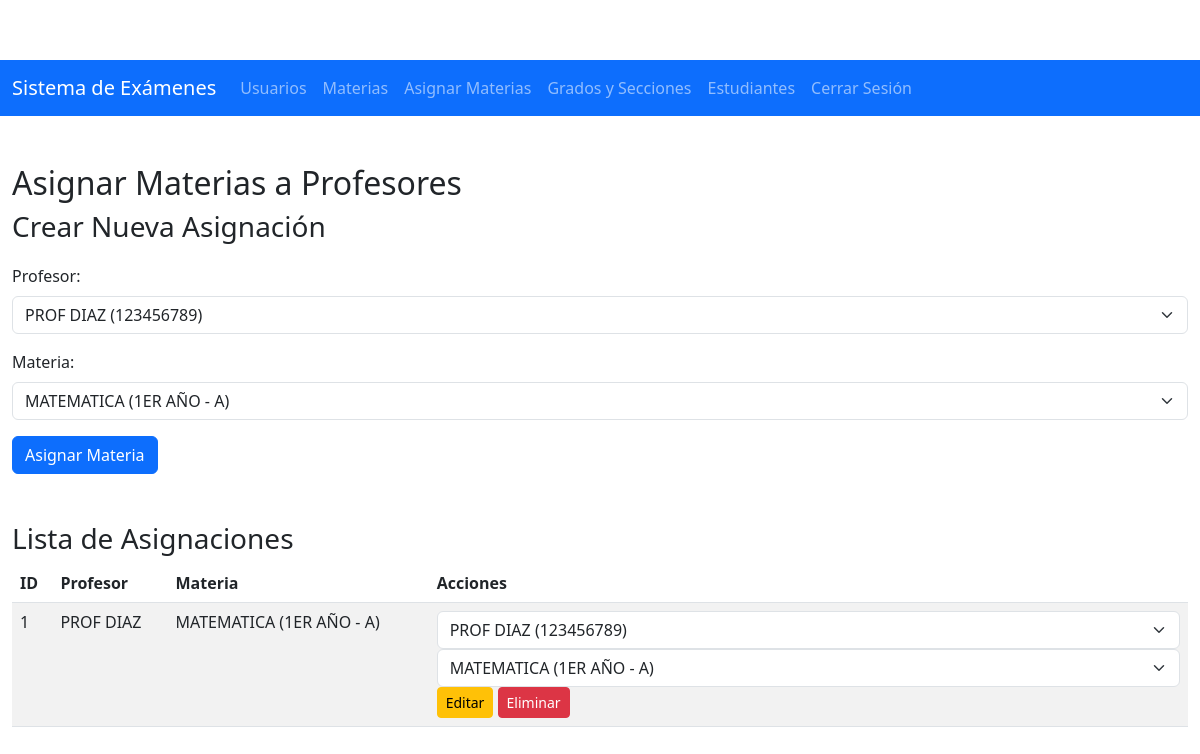
The page /asignar_materias.php (signed in) on the database its author committed.
### tables this page shows
CREATE TABLE `profesor_materias` (
  `id_profesor_materia` int(11) NOT NULL,
  `id_profesor` int(11) NOT NULL,
  `id_materia` int(11) NOT NULL
);

CREATE TABLE `usuarios` (
  `id_usuario` int(11) NOT NULL,
  `nombre_usuario` varchar(100) NOT NULL,
  `contrasena_hash` varchar(255) NOT NULL,
  `id_rol` int(11) NOT NULL,
  `primer_nombre` varchar(50) NOT NULL,
  `segundo_nombre` varchar(50) DEFAULT NULL,
  `primer_apellido` varchar(50) NOT NULL,
  `segundo_apellido` varchar(50) DEFAULT NULL,
  `fecha_nacimiento` date NOT NULL,
  `correo` varchar(100) NOT NULL,
  `telefono` varchar(15) DEFAULT NULL,
  `activo` tinyint(1) NOT NULL DEFAULT 1
);

CREATE TABLE `materias` (
  `id_materia` int(11) NOT NULL,
  `nombre_materia` varchar(100) NOT NULL,
  `id_grado` int(11) NOT NULL,
  `id_seccion` int(11) NOT NULL
);

CREATE TABLE `grados` (
  `id_grado` int(11) NOT NULL,
  `nombre_grado` varchar(50) NOT NULL
);

CREATE TABLE `secciones` (
  `id_seccion` int(11) NOT NULL,
  `nombre_seccion` varchar(50) NOT NULL,
  `id_grado` int(11) NOT NULL
);

### asignar_materias.php (the view, shortened to what this page needs)
<?php
require_once 'includes/db.php';
require_once 'includes/menu.php';
$stmtProfesores = $pdo->query("SELECT id_usuario, nombre_usuario, primer_nombre, primer_apellido
                               FROM usuarios
                               WHERE id_rol = 2");
$profesores = $stmtProfesores->fetchAll(PDO::FETCH_ASSOC);
$stmtMaterias = $pdo->query("SELECT m.id_materia, m.nombre_materia, g.nombre_grado, s.nombre_seccion
                             FROM materias m
                             JOIN grados g ON m.id_grado = g.id_grado
                             JOIN secciones s ON m.id_seccion = s.id_seccion");
$materias = $stmtMaterias->fetchAll(PDO::FETCH_ASSOC);
$stmtAsignaciones = $pdo->query("SELECT pm.id_profesor_materia, pm.id_profesor, pm.id_materia,
                                        CONCAT(u.primer_nombre, ' ', u.primer_apellido) AS profesor,
                                        CONCAT(m.nombre_materia, ' (', g.nombre_grado, ' - ', s.nombre_seccion, ')') AS materia
                                 FROM profesor_materias pm
                                 JOIN usuarios u ON pm.id_profesor = u.id_usuario
                                 JOIN materias m ON pm.id_materia = m.id_materia
                                 JOIN grados g ON m.id_grado = g.id_grado
                                 JOIN secciones s ON m.id_seccion = s.id_seccion");
$asignaciones = $stmtAsignaciones->fetchAll(PDO::FETCH_ASSOC);
?>
<!DOCTYPE html>
<html lang="es">
<head>
    <link href="https://cdn.jsdelivr.net/npm/bootstrap@5.3.0-alpha1/dist/css/bootstrap.min.css" rel="stylesheet">
    <link rel="stylesheet" href="css/styles.css">
</head>
<body>
    <div class="container mt-5">
        <h2>Asignar Materias a Profesores</h2>
        <h3>Crear Nueva Asignación</h3>
        <form method="POST" action="">
            <div class="mb-3">
                <label for="id_profesor" class="form-label">Profesor:</label>
                <select class="form-select" id="id_profesor" name="id_profesor" required>
                    <?php foreach ($profesores as $profesor): ?>
                        <option value="<?php echo $profesor['id_usuario']; ?>">
                            <?php echo htmlspecialchars($profesor['primer_nombre'] . ' ' . $profesor['primer_apellido'] . ' (' . $profesor['nombre_usuario'] . ')'); ?>
                        </option>
                    <?php endforeach; ?>
                </select>
            </div>
            <div class="mb-3">
                <label for="id_materia" class="form-label">Materia:</label>
                <select class="form-select" id="id_materia" name="id_materia" required>
                    <?php foreach ($materias as $materia): ?>
                        <option value="<?php echo $materia['id_materia']; ?>">
                            <?php echo htmlspecialchars($materia['nombre_materia'] . ' (' . $materia['nombre_grado'] . ' - ' . $materia['nombre_seccion'] . ')'); ?>
                        </option>
                    <?php endforeach; ?>
                </select>
            </div>
            <button type="submit" name="crear" class="btn btn-primary">Asignar Materia</button>
        </form>
        <h3 class="mt-5">Lista de Asignaciones</h3>
        <table class="table table-striped">
            <thead>
                <tr>
                    <th>ID</th>
                    <th>Profesor</th>
                    <th>Materia</th>
                    <th>Acciones</th>
                </tr>
            </thead>
            <tbody>
                <?php foreach ($asignaciones as $asignacion): ?>
                    <tr>
                        <td><?php echo $asignacion['id_profesor_materia']; ?></td>
                        <td><?php echo htmlspecialchars($asignacion['profesor']); ?></td>
                        <td><?php echo htmlspecialchars($asignacion['materia']); ?></td>
                        <td>
                            <form method="POST" action="" class="d-inline">
                                <select name="id_profesor" class="form-select d-inline" required>
                                    <?php foreach ($profesores as $profesor): ?>
                                        <option value="<?php echo $profesor['id_usuario']; ?>" <?php echo $profesor['id_usuario'] == $asignacion['id_profesor'] ? 'selected' : ''; ?>>
                                            <?php echo htmlspecialchars($profesor['primer_nombre'] . ' ' . $profesor['primer_apellido'] . ' (' . $profesor['nombre_usuario'] . ')'); ?>
                                        </option>
                                    <?php endforeach; ?>
                                </select>
                                <select name="id_materia" class="form-select d-inline" required>
                                    <?php foreach ($materias as $materia): ?>
                                        <option value="<?php echo $materia['id_materia']; ?>" <?php echo $materia['id_materia'] == $asignacion['id_materia'] ? 'selected' : ''; ?>>
                                            <?php echo htmlspecialchars($materia['nombre_materia'] . ' (' . $materia['nombre_grado'] . ' - ' . $materia['nombre_seccion'] . ')'); ?>
                                        </option>
                                    <?php endforeach; ?>
                                </select>
                                <button type="submit" name="editar" class="btn btn-warning btn-sm">Editar</button>
                            </form>
                            <a href="?eliminar=<?php echo $asignacion['id_profesor_materia']; ?>" class="btn btn-danger btn-sm" onclick="return confirm('¿Estás seguro de eliminar esta asignación?');">Eliminar</a>
                        </td>
                    </tr>
                <?php endforeach; ?>
            </tbody>
        </table>
    </div>
</body>
</html>

### css/styles.css (style rules this page uses)
body { padding-top: 60px; }
.container { max-width: 1200px; }
form { margin-top: 20px; }

### rows shown on the page
profesor_materias: id_profesor_materia "1", profesor "PROF DIAZ", materia "MATEMATICA (1ER AÑO - A)", id_profesor "PROF DIAZ (123456789)", id_materia "MATEMATICA (1ER AÑO - A)"

### other values the page prints
form field id_profesor "PROF DIAZ (123456789)"
form field id_materia "MATEMATICA (1ER AÑO - A)"
